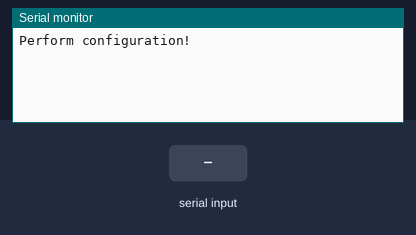
The sketch below on a simulated Arduino Uno, built with avr-gcc and run on an emulated ATmega328P. Parts: the last lines printed to the serial monitor. The test bench sets the inputs (shaded band).

Above: at 1.2 s.
1.3 s: "1" received over the second serial link
At 1.8 s:
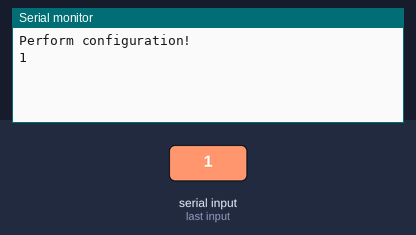
2.8 s: "0" received over the second serial link
At 4.1 s:
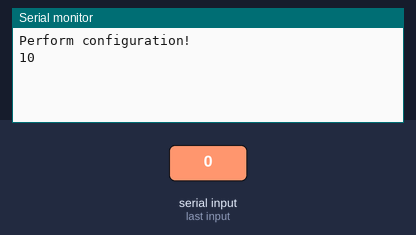

Measured:
- after the input at 1.3 s, the serial monitor: prints a new line at once (image 1)
- after the input at 2.8 s, the serial monitor: prints a new line at once (image 2)

The sketch:

experiment9.ino
```cpp
/* ESP8266 Setup */
#include <SoftwareSerial.h>
// Connect pin 2 to TX of esp8266,
// connect pin 3 to RX of esp8266
SoftwareSerial mySerial(2,3);

void setup()
{
  // Open serial communications and wait for port to open:
  Serial.begin(9600);
  while(!Serial)
  {
    ;// wait for serial port to connect
  }
  Serial.println("Perform configuration!");
  // set the data rate for the softwareserial port
  mySerial.begin(9600); // 74880, 57600, 38400, 19200, 9600, 4800
  mySerial.println("Hello, world..");
}

// Loop
void loop() {
  if(mySerial.available())
  {
    Serial.write(mySerial.read());
  }
  if(Serial.available())
  {
    mySerial.write(Serial.read());
  }
}
/*
 * After sketch is uploaded and executed, the following message should appear:
 * Perform Configuration!
 * Hello, world..
 * ERROR
 *
 * Note the following code:
 * mySerial.begin(115200); // 74880, 57600, 38400, 19200, 9600, 4800
 *
 * Here the baud rate is set at 115200. This is done as the ESP8266 from the factory is
 * expected to be set at this rate. However, after the sketch is uploaded and executed
 * and if a message is shown that is not matching the previously shown message, then
 * try changing the baud rate and uploading the sketch again. Sometimes changing the rate
 * is needed as it may have been set differently at the factory. Continue to change various
 * rates until you get the correct message.
 *
 * Next check AT command:
 * Type AT in serial monitor and press "Send" button.
 * OK -> Should be the response in the serial monitor.
 *
 * Next set baud rate of ESP8266:
 * Type AT+UART=9600,8,1,0,0 and press "Send"
 * This step sets the baud rate to 9600.
 *
 * Configure ESP8266:
 * Type AT+CWMODE=3 and press "Send" button. Specifying 3 configures the ESP8266 as
 * an AP station and client.
 *
 * Get list of access points (APs):
 * Type AT+CWLAP and press "Send"
 * The module will return a list of active access points nearby. Identify yours.
 *
 * Next, connect to an AP:
 * Type AT+CWJAP="Name of your access point","your password" and press "Send"
 * Wait for some time until the module respons with "Wifi Connected"
 *
 * Find IP of ESP8266:
 * Type AT+CIFSR and press "Send"
 * THe IP address should display.
 *
 * Check ping:
 * Open a command prompt and ping to the IP that is assigned to the ESP8266. Ping should be
 * successful.
 *
 */
```
